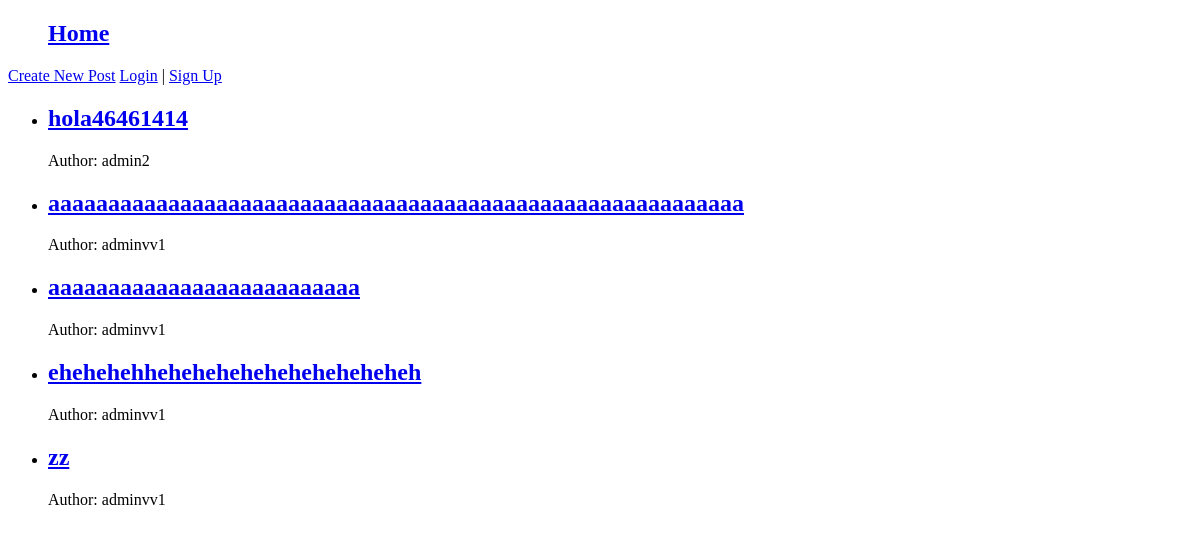
/, run on an earlier commit of the app's database.
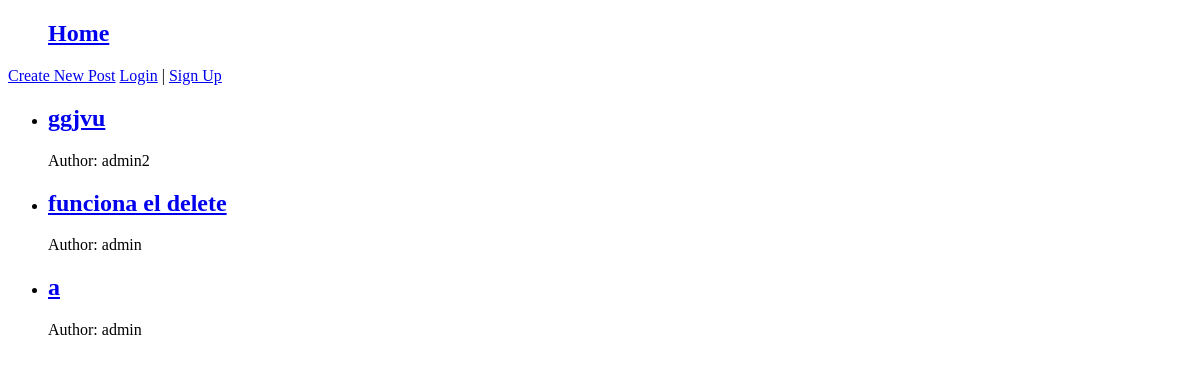
And on a later commit of the database.
### blog/models.py (models this page shows, shortened)
class Post(models.Model):
    title = models.CharField(max_length=200)
    content = models.TextField()
    created_at = models.DateTimeField(auto_now_add=True)
    updated_at = models.DateTimeField(auto_now=True)
    author = models.ForeignKey('auth.User', on_delete=models.CASCADE)

### blog/views.py (the view)
# urls.py: path('', PostListView.as_view(), name='post_list'),
class PostListView(ListView):
    model = Post
    template_name = 'post_list.html'

### templates/post_list.html
{% extends "_base.html" %}
{% block content %}
    <ul>
        {% for post in post_list %}
            <li>
                <h2><a href="{% url 'post_detail' post.pk %}">{{ post.title }}</a></h2>
                <p>Author: {{ post.author }}</p>
            </li>
        {% endfor %}
    </ul>
    {% endblock content %}

### templates/_base.html (shortened to what this page needs)
{% load static %}
<!DOCTYPE html>
<html lang="en">
<head>
</head>
<body>
    <header>
        <nav>
            <ul>
                <h1>
                    <a href="{% url 'post_list' %}">Home</a>
                </h1>
            </ul>
        </nav>
            <a href="{% url 'post_new' %}">Create New Post</a>
        {% if user.is_authenticated %}
            <p>Welcome, {{ user.username }}!</p>
            <form action="{% url 'logout' %}" method="post">
                {% csrf_token %}
                <button type="submit">Logout</button>
            </form>
        {% else %}
            <a href="{% url 'login' %}">Login</a>  |
            <a href="{% url 'signup' %}">Sign Up</a>
        {% endif %}
    </header>
    {% block content %}
    {% endblock %}
</body>
</html>

What changed in the data, as far as the page shows it:
removed Post: title "hola46461414", author "admin2"
removed Post: title "aaaaaaaaaaaaaaaaaaaaaaaaaaaaaaaaaaaaaaaaaaaaaaaaaaaaaaaaaa", author "adminvv1"
removed Post: title "aaaaaaaaaaaaaaaaaaaaaaaaaa", author "adminvv1"
removed Post: title "ehehehehheheheheheheheheheheheh", author "adminvv1"
removed Post: title "zz", author "adminvv1"
added Post: title "ggjvu", author "admin2"
added Post: title "funciona el delete", author "admin"
added Post: title "a", author "admin"
